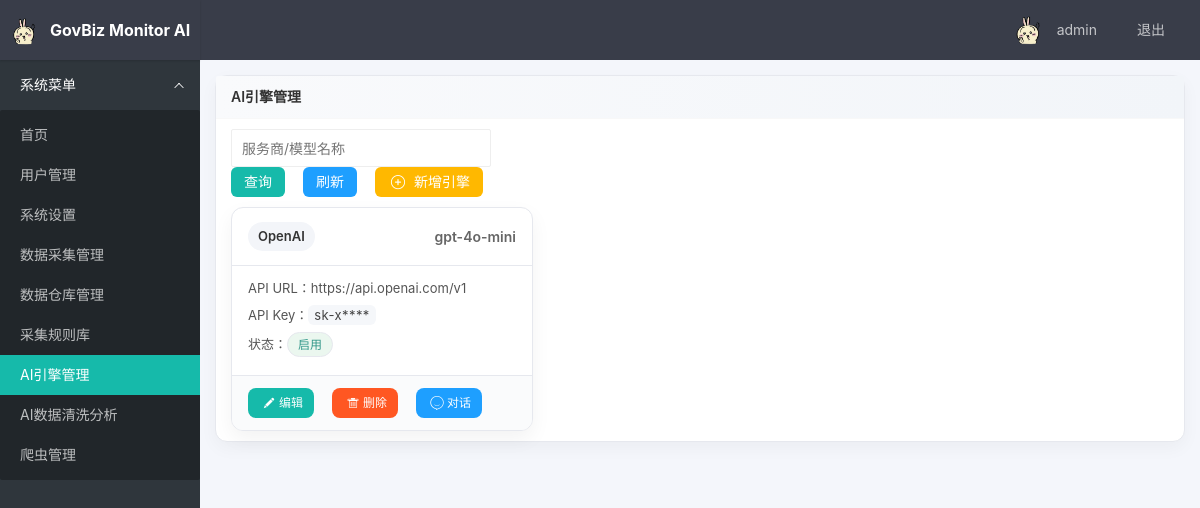
Page /admin/ai_engines (signed in) on the earlier database version.
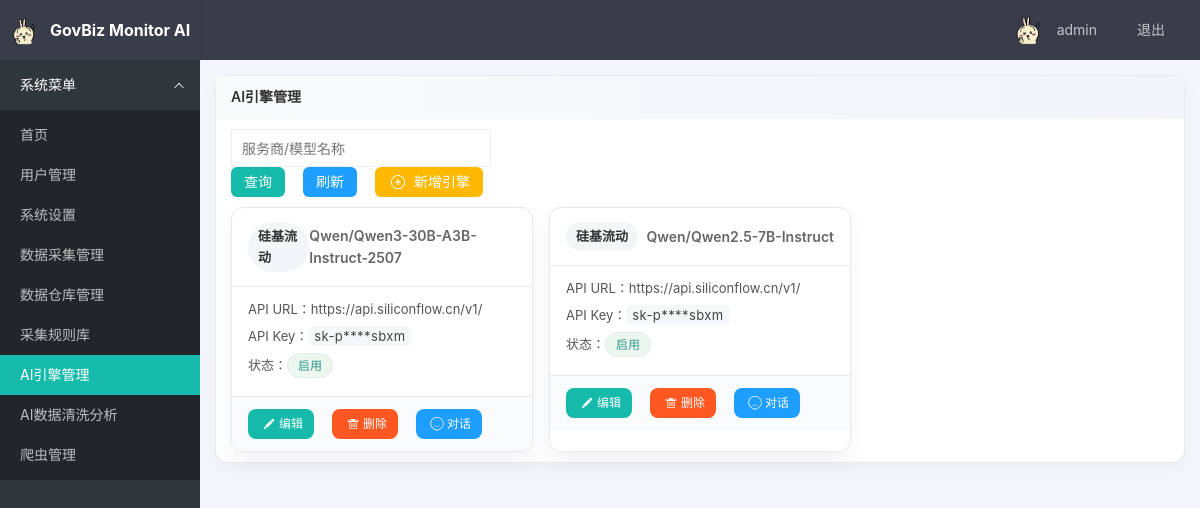
Same page on the later database version.
### tables this page shows
CREATE TABLE ai_engines( id integer primary key autoincrement, provider_name text not null, api_url text not null, api_key text not null, model_name text not null, enabled integer default 1, created_at datetime default current_timestamp );

### app/admin.py (the view)
@bp.route('/ai_engines')
def ai_engines():
    execute_update("create table if not exists ai_engines(\n        id integer primary key autoincrement,\n        provider_name text not null,\n        api_url text not null,\n        api_key text not null,\n        model_name text not null,\n        enabled integer default 1,\n        created_at datetime default current_timestamp\n    )")
    q = request.args.get('q', '').strip()
    rows = []
    if q:
        rows = query_all("select * from ai_engines where provider_name like ? or model_name like ? order by id desc", [f"%{q}%", f"%{q}%"])
    else:
        rows = query_all("select * from ai_engines order by id desc")
    return render_template('admin/ai_engines.html', rows=rows, q=q)

### app/admin.py (called while the page is built)
@bp.before_request
@login_required
def require_admin():
    if not current_user.is_admin:
        flash("无权访问", "error")
        return redirect(url_for('main.index'))

### app/db.py (called while the page is built)
def get_connection():
    conn = sqlite3.connect(str(DATABASE))
    conn.row_factory = sqlite3.Row
    return conn

def query_all(sql, params=None):
    conn = get_connection()
    try:
        cur = conn.execute(sql, params or [])
        rows = cur.fetchall()
        return [dict(row) for row in rows]
    finally:
        conn.close()

def query_one(sql, params=None):
    conn = get_connection()
    try:
        cur = conn.execute(sql, params or [])
        row = cur.fetchone()
        return dict(row) if row else None
    finally:
        conn.close()

def execute_update(sql, params=None):
    conn = get_connection()
    try:
        cur = conn.execute(sql, params or [])
        conn.commit()
        return cur.lastrowid
    finally:
        conn.close()

### app/models.py (called while the page is built)
    @property
    def is_admin(self):
        return self.role_name == 'admin'

### templates/admin/ai_engines.html (shortened to what this page needs)
{% extends "base.html" %}
{% block content %}
<div class="layui-card">
  <div class="layui-card-header">AI引擎管理</div>
  <div class="layui-card-body">
    <div class="layui-form" style="margin-bottom:10px">
      <div class="layui-inline">
        <input type="text" id="q" value="{{ q }}" placeholder="服务商/模型名称" class="layui-input" style="width:260px">
      </div>
      <div class="layui-inline op-actions">
        <button class="layui-btn" id="btnSearch">查询</button>
        <button class="layui-btn layui-btn-normal" id="btnRefresh">刷新</button>
        <button class="layui-btn layui-btn-warm" id="btnAdd"><i class="layui-icon layui-icon-add-circle"></i>新增引擎</button>
      </div>
    </div>
    <div class="engine-grid">
      {% for r in rows %}
      <div class="engine-card" data-id="{{ r.id }}" data-enabled="{{ r.enabled }}">
        <div class="engine-top">
          <div class="engine-badge">{{ r.provider_name }}</div>
          <div class="engine-model">{{ r.model_name }}</div>
        </div>
        <div class="engine-body">
          <div class="engine-field">API URL：<span title="{{ r.api_url }}">{{ r.api_url }}</span></div>
          <div class="engine-field">API Key：<span class="mask">{{ r.api_key[:4] }}****{{ r.api_key[-4:] if r.api_key|length>8 else '' }}</span></div>
          <div class="engine-field">状态：<span class="tag {{ 'on' if r.enabled==1 else 'off' }}">{{ '启用' if r.enabled==1 else '停用' }}</span></div>
        </div>
      <div class="engine-actions">
        <button class="layui-btn layui-btn-sm" data-action="edit"><i class="layui-icon layui-icon-edit"></i>编辑</button>
        <button class="layui-btn layui-btn-sm layui-btn-danger" data-action="del"><i class="layui-icon layui-icon-delete"></i>删除</button>
        <button class="layui-btn layui-btn-sm layui-btn-normal" data-action="chat"><i class="layui-icon layui-icon-chat"></i>对话</button>
      </div>
      </div>
      {% endfor %}
    </div>
  </div>
</div>
{% endblock %}

Differences in the rows shown:
added ai_engines: provider_name "硅基流动", model_name "Qwen/Qwen3-30B-A3B-Instruct-2507", api_url "https://api.siliconflow.cn/v1/", api_key "sk-p", api_key "sbxm", enabled "启用"
changed ai_engines: provider_name "OpenAI" → "硅基流动"; model_name "gpt-4o-mini" → "Qwen/Qwen2.5-7B-Instruct"; api_url "https://api.openai.com/v1" → "https://api.siliconflow.cn/v1/"; api_key "sk-x" → "sk-p"; api_key (not shown) → "sbxm"
